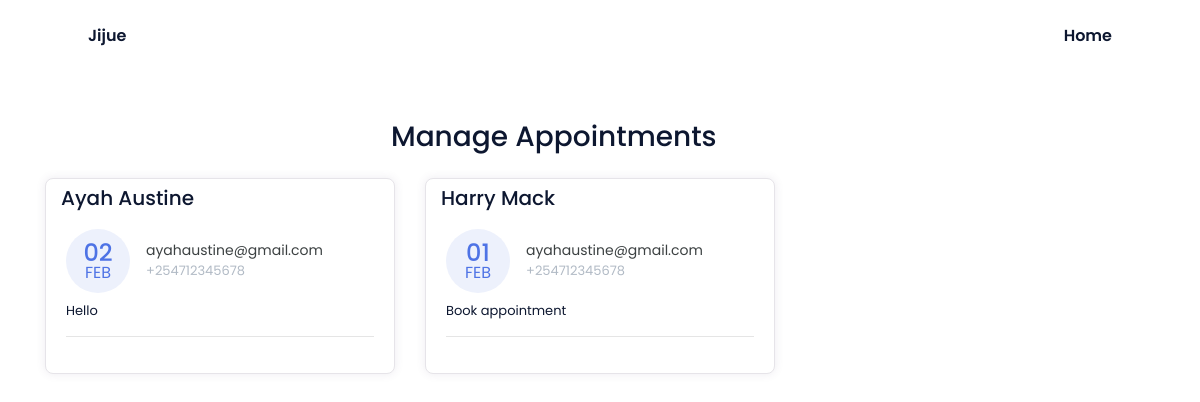
/manage-appointments/, run on an earlier commit of the app's database.
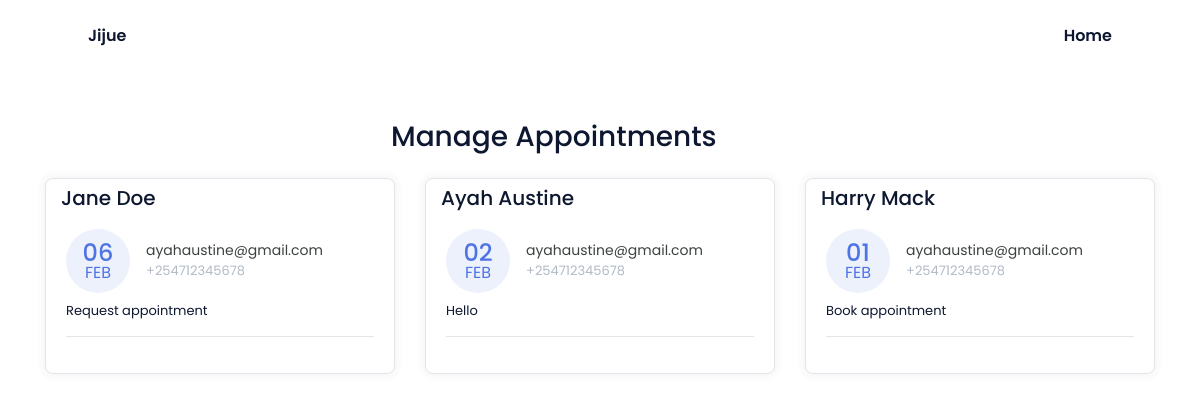
And on a later commit of the database.
### appointmentApp/models.py (models this page shows, shortened)
class Appointment(models.Model):
    first_name = models.CharField(max_length=50)
    last_name = models.CharField(max_length=50)
    email = models.CharField(max_length=50)
    phone = models.CharField(max_length=50)
    request = models.TextField(blank=True)
    sent_date = models.DateField(auto_now_add=True)
    accepted = models.BooleanField(default=False)
    accepted_date = models.DateField(auto_now_add=False, null=True, blank=True)
    class Meta:
        ordering = ["-sent_date"]

### appointmentApp/views.py (the view, shortened to what this page needs)
class ManageAppointmentTemplateView(ListView):
    template_name = "appointmentApp/manage-appointments.html"
    model = Appointment
    context_object_name = "appointments"
    login_required = True
    paginate_by = 3
    def get_context_data(self, *args, **kwargs):
        context = super().get_context_data(*args, **kwargs)
        appointments = Appointment.objects.all()
        context.update({
            "title": "Manage Appointments"
        })
        return context

### appointmentApp/templates/appointmentApp/manage-appointments.html (shortened to what this page needs)
{% extends 'base.html' %}
{% block cta %}
{% block content %}
    <div class="container mt-5">
        <div class="col-11 text-center mt-4 mb-4">
            <h3>
                Manage Appointments
            </h3>
        </div>
        <div class="row">
        {% for app in appointments %}
            <div class="col-lg-4">
                <div class="card card-margin">
                    <div class="card-header no-border">
                        <h5 class="card-title">{{app.first_name}} {{app.last_name}}</h5>
                    </div>
                    <div class="card-body pt-0">
                        <div class="widget-49">
                            <div class="widget-49-title-wrapper">
                                <div class="widget-49-date-primary">
                                    <span class="widget-49-date-day">{{app.sent_date|date:"d"}}</span>
                                    <span class="widget-49-date-month">{{app.sent_date|date:"M"}}</span>
                                </div>
                                <div class="widget-49-meeting-info">
                                    <span class="widget-49-pro-title">{{app.email}}</span>
                                    <span class="widget-49-meeting-time">{{app.phone}}</span>
                                </div>
                            </div>
                            <div class="widget-49-meeting-points">
                                <span>{{app.request}}</span>
                            </div>
                            <hr class="w-100">
                        </div>
                    </div>
                </div>
            </div>
        {% endfor %}
        </div>
{% endblock content %}
{% endblock cta %}

### templates/base.html (shortened to what this page needs)
{% load static %}
<!DOCTYPE html>
<html lang="en">
  <head>
    <link href="{% static 'css/bootstrap.min.css' %}" rel="stylesheet" />
    <link href="{% static 'css/bootstrap.css' %}" rel="stylesheet" />
    <link href="{% static 'styles/style.css' %}" rel="stylesheet" />
    <link
      rel="stylesheet"
      href="https://cdnjs.cloudflare.com/ajax/libs/font-awesome/5.15.3/css/all.min.css"
    />
    <link rel="stylesheet" href="{% static 'css/styles.css' %}" />
  </head>
  <body>
  <header>
      <nav class="nav bd-grid">
        <div>
            <a href="#" class="nav__logo">Jijue</a>
        </div>
        <div class="nav__menu" id="nav-menu">
            <ul class="nav__list">
                <li class="nav__item"><a href="/" class="nav__link">Home</a></li>
            </ul>
        </div>
    </nav>
  </header>
      {% block cta %}{% endblock cta %}
    </div>
  </body>
</html>

### static/styles/style.css (style rules this page uses)
:root { --header-height: 3rem; --font-semi: 600; --hue-color: 224; --first-color: hsl(var(--hue-color), 89%, 60%); --second-color: hsl(var(--hue-color), 56%, 12%); --body-font: 'Poppins', sans-serif; --big-font-size: 2rem; --h2-font-size: 1.25rem; --normal-font-size: .938rem; --smaller-font-size: .75rem; --mb-2: 1rem; --mb-4: 2rem; --mb-5: 2.5rem; --mb-6: 3rem; --z-back: -10; --z-fixed: 100; }
@media screen and (min-width: 968px) { :root { --big-font-size: 3.5rem; --h2-font-size: 2rem; --normal-font-size: 1rem; --smaller-font-size: .875rem; } }
html { scroll-behavior: smooth; }
body { margin: var(--header-height) 0 0 0; font-family: var(--body-font); font-size: var(--normal-font-size); color: var(--second-color); }
ul { margin: 0; padding: 0; list-style: none; }
a { text-decoration: none; }
.bd-grid { max-width: 1024px; display: grid; margin-left: var(--mb-2); margin-right: var(--mb-2); }
.nav { height: var(--header-height); display: flex; justify-content: space-between; align-items: center; font-weight: var(--font-semi); }
.nav__item { margin-bottom: var(--mb-4); }
.nav__link { position: relative; color: #fff; }
.nav__logo { color: var(--second-color); }
@media screen and (min-width: 768px) { body { margin: 0; } }
@media screen and (min-width: 768px) { .nav { height: calc(var(--header-height) + 1.5rem); } }
@media screen and (min-width: 768px) { .nav__list { display: flex; padding-top: 0; } }
@media screen and (min-width: 768px) { .nav__item { margin-left: var(--mb-6); margin-bottom: 0; } }
@media screen and (min-width: 768px) { .nav__link { color: var(--second-color); } }
@media screen and (min-width: 992px) { .bd-grid { margin-left: auto; margin-right: auto; } }

What changed in the data, as far as the page shows it:
added Appointment: first_name "Jane", last_name "Doe", sent_date "06", sent_date "FEB", email "ayahaustine@gmail.com", phone "+254712345678", request "Request appointment"
